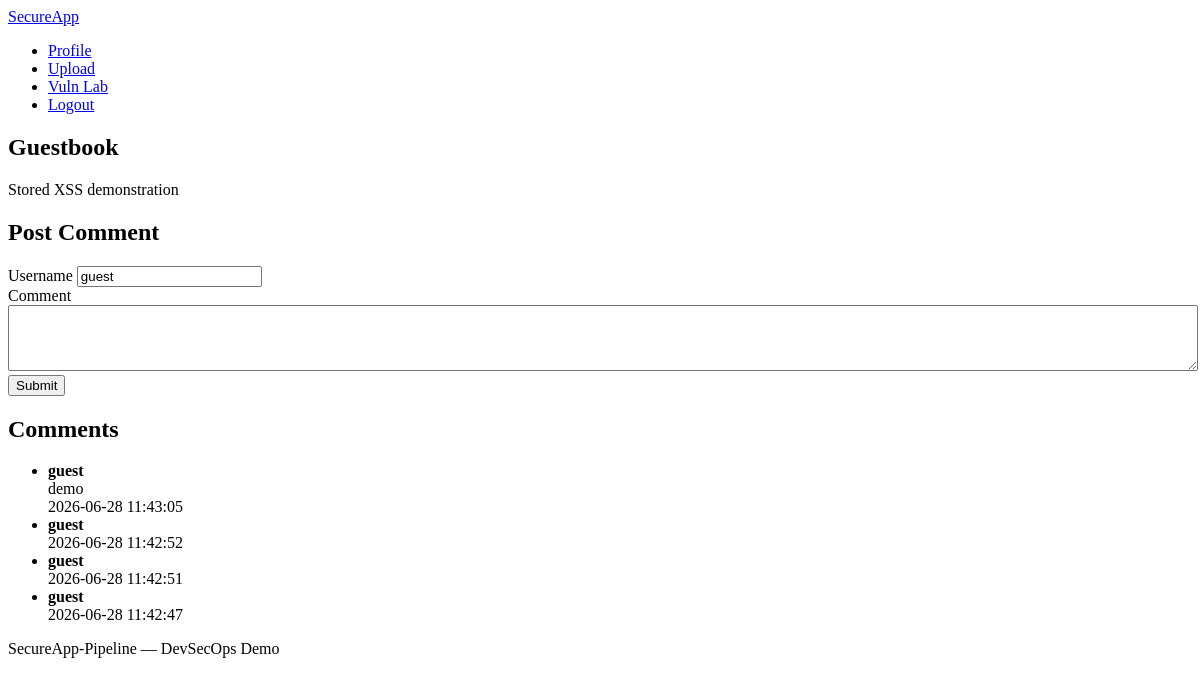
Before: /vulnerable/xss-stored (signed in) with the older database file.
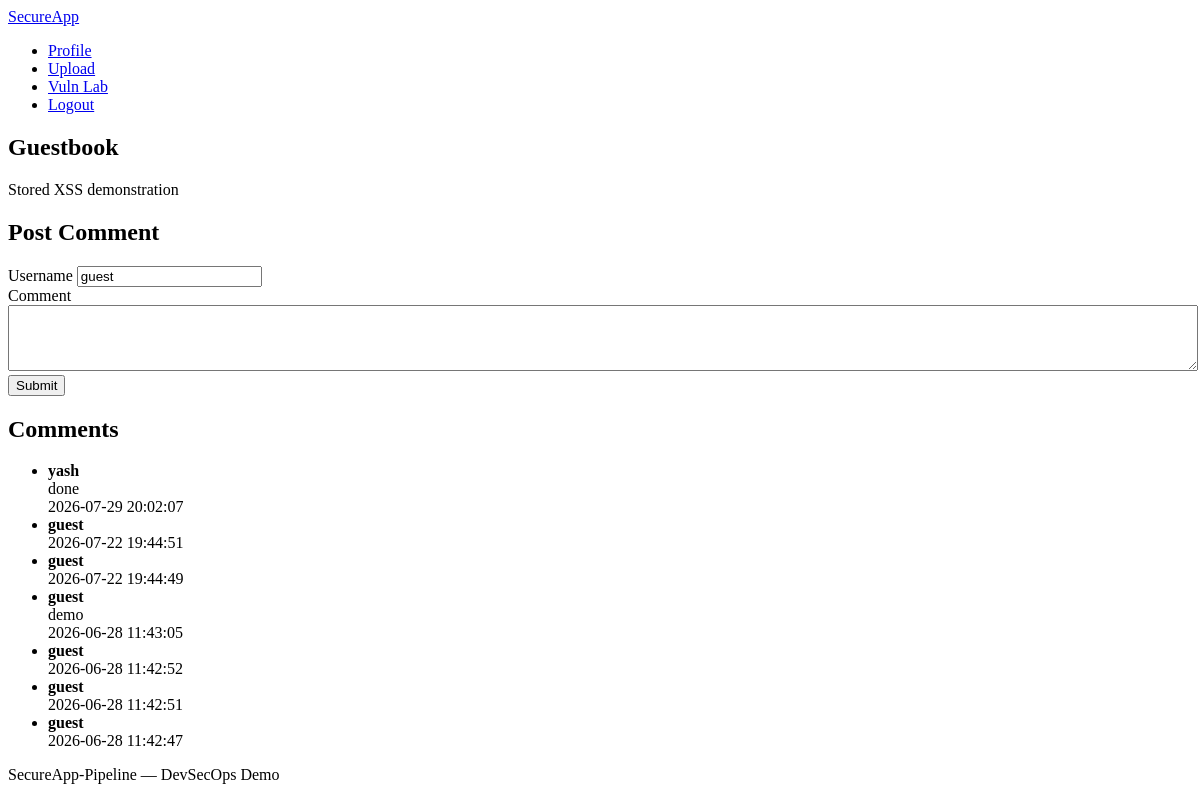
After: the same page with the newer database file.
### tables this page shows
CREATE TABLE vulnerable_comments (
            id INTEGER PRIMARY KEY AUTOINCREMENT,
            username TEXT NOT NULL,
            body TEXT NOT NULL,
            created_at TEXT NOT NULL
        );

### app/routes/vulnerable.py (the view, shortened to what this page needs)
@vulnerable_bp.route("/xss-stored", methods=["GET", "POST"])
def xss_stored():
    db = get_db()
    comments = db.execute(
        """
        SELECT username, body, created_at
        FROM vulnerable_comments
        ORDER BY id DESC
        """
    ).fetchall()
    return render_template("vulnerable/xss_stored.html", comments=comments)

### app.py (called while the page is built)
def get_db():
    if "db" not in g:
        g.db = sqlite3.connect(DATABASE)
        g.db.row_factory = sqlite3.Row
    return g.db

def current_user():
    if "user_id" not in session:
        return None
    return get_db().execute(
        "SELECT id, username, email, is_admin, created_at FROM users WHERE id = ?",
        (session["user_id"],),
    ).fetchone()

@app.before_request
def start_timer():
    request.start_time = time.time()

@app.after_request
def after_request(response):
    REQUEST_COUNT.labels(
        request.method,
        request.path
    ).inc()
    if hasattr(request, "start_time"):
        REQUEST_LATENCY.observe(
            time.time() - request.start_time
        )
    return response

@app.before_request
def load_logged_in_user():
    g.user = current_user()

### app/routes/vulnerable.py (called while the page is built)
def get_db():
    return g.db

### templates/vulnerable/xss_stored.html (shortened to what this page needs)
{% extends "base.html" %}
{% block content %}
<section class="page-header">
    <h1>Guestbook</h1>
    <p class="subtitle">Stored XSS demonstration</p>
</section>
<div class="card-grid">
    <article class="card">
        <h2>Post Comment</h2>
        <form method="post" class="form">
            <div class="form-group">
                <label for="username">Username</label>
                <input type="text" id="username" name="username" value="guest">
            </div>
            <div class="form-group">
                <label for="body">Comment</label>
                <textarea id="body" name="body" rows="4" style="width:100%;"></textarea>
            </div>
            <button type="submit" class="btn btn-primary">Submit</button>
        </form>
    </article>
    <article class="card">
        <h2>Comments</h2>
        {% if comments %}
            <ul class="item-list">
                {% for comment in comments %}
                    <li>
                        <strong>{{ comment.username|safe }}</strong>
                        <div>{{ comment.body|safe }}</div>
                        <time>{{ comment.created_at }}</time>
                    </li>
                {% endfor %}
            </ul>
        {% else %}
            <p class="empty-state">No comments yet.</p>
        {% endif %}
    </article>
</div>
{% endblock %}

### templates/base.html (shortened to what this page needs)
<!DOCTYPE html>
<html lang="en">
<head>
    <link rel="stylesheet" href="{{ url_for('static', filename='css/style.css') }}">
</head>
<body>
    <nav class="navbar">
        <div class="nav-brand">
            <a href="{{ url_for('index') }}">SecureApp</a>
        </div>
        <ul class="nav-links">
            {% if g.user %}
                <li><a href="{{ url_for('profile') }}">Profile</a></li>
                <li><a href="{{ url_for('upload') }}">Upload</a></li>
                <li><a href="{{ url_for('vulnerable.index') }}">Vuln Lab</a></li>
                <li><a href="{{ url_for('logout') }}">Logout</a></li>
            {% else %}
                <li><a href="{{ url_for('login') }}">Login</a></li>
                <li><a href="{{ url_for('register') }}">Register</a></li>
                <li><a href="{{ url_for('vulnerable.index') }}">Vuln Lab</a></li>
            {% endif %}
        </ul>
    </nav>
    <main class="container">
        {% block content %}{% endblock %}
    </main>
    <footer class="footer">
        <p>SecureApp-Pipeline &mdash; DevSecOps Demo</p>
    </footer>
</body>
</html>

Changed rows visible on the page:
added vulnerable_comments: username "yash", body "done", created_at "2026-07-29 20:02:07"
added vulnerable_comments: username "guest", created_at "2026-07-22 19:44:51"
added vulnerable_comments: username "guest", created_at "2026-07-22 19:44:49"
